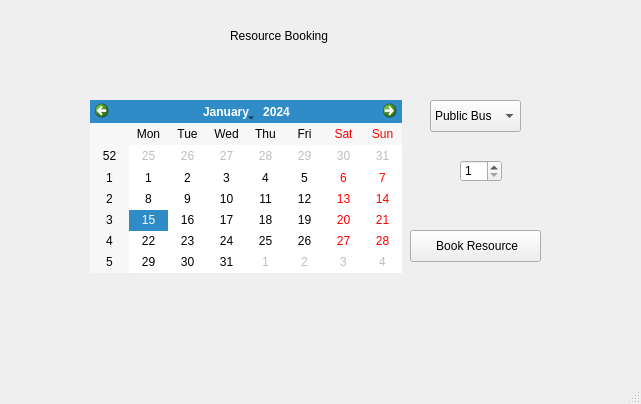
<?xml version="1.0" encoding="UTF-8"?>
<ui version="4.0">
 <class>MainWindow</class>
 <widget class="QMainWindow" name="MainWindow">
  <property name="geometry">
   <rect>
    <x>0</x>
    <y>0</y>
    <width>641</width>
    <height>404</height>
   </rect>
  </property>
  <property name="windowTitle">
   <string>MainWindow</string>
  </property>
  <widget class="QWidget" name="centralwidget">
   <widget class="QLabel" name="label">
    <property name="geometry">
     <rect>
      <x>230</x>
      <y>10</y>
      <width>141</width>
      <height>51</height>
     </rect>
    </property>
    <property name="text">
     <string>Resource Booking</string>
    </property>
   </widget>
   <widget class="QComboBox" name="comboBox">
    <property name="geometry">
     <rect>
      <x>430</x>
      <y>100</y>
      <width>91</width>
      <height>32</height>
     </rect>
    </property>
    <item>
     <property name="text">
      <string>Public Bus</string>
     </property>
    </item>
    <item>
     <property name="text">
      <string>Vehicle</string>
     </property>
    </item>
    <item>
     <property name="text">
      <string>Conference Room</string>
     </property>
    </item>
    <item>
     <property name="text">
      <string>Book</string>
     </property>
    </item>
   </widget>
   <widget class="QCalendarWidget" name="calendarWidget">
    <property name="geometry">
     <rect>
      <x>90</x>
      <y>100</y>
      <width>312</width>
      <height>173</height>
     </rect>
    </property>
   </widget>
   <widget class="QSpinBox" name="spinBox">
    <property name="geometry">
     <rect>
      <x>460</x>
      <y>160</y>
      <width>42</width>
      <height>22</height>
     </rect>
    </property>
    <property name="minimum">
     <number>1</number>
    </property>
    <property name="maximum">
     <number>24</number>
    </property>
   </widget>
   <widget class="QPushButton" name="btn_book_resource">
    <property name="geometry">
     <rect>
      <x>410</x>
      <y>230</y>
      <width>131</width>
      <height>32</height>
     </rect>
    </property>
    <property name="text">
     <string> Book Resource</string>
    </property>
   </widget>
  </widget>
  <widget class="QMenuBar" name="menubar">
   <property name="geometry">
    <rect>
     <x>0</x>
     <y>0</y>
     <width>641</width>
     <height>24</height>
    </rect>
   </property>
  </widget>
  <widget class="QStatusBar" name="statusbar"/>
 </widget>
 <resources/>
 <connections/>
</ui>
